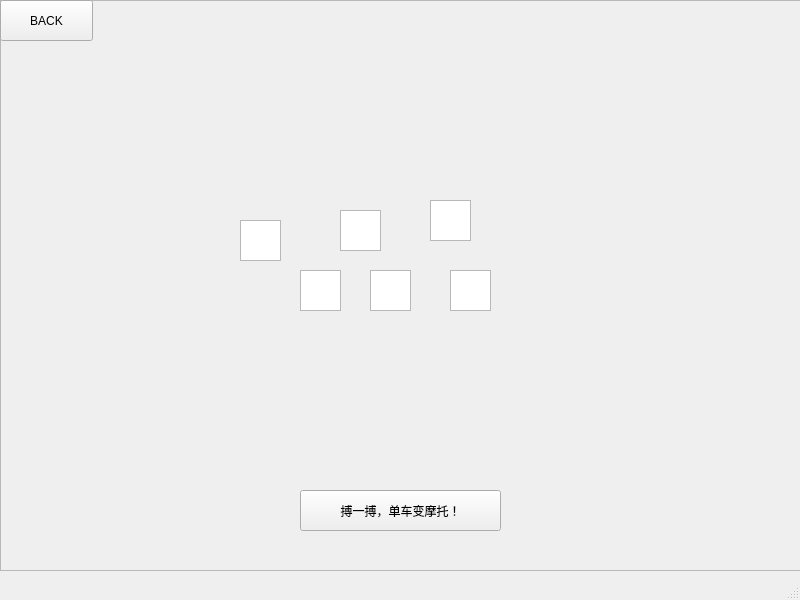
<?xml version="1.0" encoding="UTF-8"?>
<ui version="4.0">
 <class>gamble</class>
 <widget class="QMainWindow" name="gamble">
  <property name="geometry">
   <rect>
    <x>0</x>
    <y>0</y>
    <width>800</width>
    <height>600</height>
   </rect>
  </property>
  <property name="windowTitle">
   <string>MainWindow</string>
  </property>
  <widget class="QWidget" name="centralwidget">
   <widget class="QFrame" name="frame">
    <property name="geometry">
     <rect>
      <x>0</x>
      <y>0</y>
      <width>801</width>
      <height>571</height>
     </rect>
    </property>
    <property name="styleSheet">
     <string notr="true">#frame{

border-image:url(:/PHOTO/BOWL.png);
}</string>
    </property>
    <property name="frameShape">
     <enum>QFrame::StyledPanel</enum>
    </property>
    <property name="frameShadow">
     <enum>QFrame::Raised</enum>
    </property>
    <widget class="QTextEdit" name="textEdit">
     <property name="geometry">
      <rect>
       <x>240</x>
       <y>220</y>
       <width>41</width>
       <height>41</height>
      </rect>
     </property>
    </widget>
    <widget class="QTextEdit" name="textEdit_2">
     <property name="geometry">
      <rect>
       <x>340</x>
       <y>210</y>
       <width>41</width>
       <height>41</height>
      </rect>
     </property>
    </widget>
    <widget class="QTextEdit" name="textEdit_3">
     <property name="geometry">
      <rect>
       <x>430</x>
       <y>200</y>
       <width>41</width>
       <height>41</height>
      </rect>
     </property>
    </widget>
    <widget class="QTextEdit" name="textEdit_4">
     <property name="geometry">
      <rect>
       <x>300</x>
       <y>270</y>
       <width>41</width>
       <height>41</height>
      </rect>
     </property>
    </widget>
    <widget class="QTextEdit" name="textEdit_5">
     <property name="geometry">
      <rect>
       <x>370</x>
       <y>270</y>
       <width>41</width>
       <height>41</height>
      </rect>
     </property>
    </widget>
    <widget class="QTextEdit" name="textEdit_6">
     <property name="geometry">
      <rect>
       <x>450</x>
       <y>270</y>
       <width>41</width>
       <height>41</height>
      </rect>
     </property>
    </widget>
    <widget class="QPushButton" name="pushButton">
     <property name="geometry">
      <rect>
       <x>300</x>
       <y>490</y>
       <width>201</width>
       <height>41</height>
      </rect>
     </property>
     <property name="text">
      <string>搏一搏，单车变摩托！</string>
     </property>
    </widget>
    <widget class="QPushButton" name="pushButton_2">
     <property name="geometry">
      <rect>
       <x>0</x>
       <y>0</y>
       <width>93</width>
       <height>41</height>
      </rect>
     </property>
     <property name="text">
      <string>BACK</string>
     </property>
    </widget>
   </widget>
  </widget>
  <widget class="QMenuBar" name="menubar">
   <property name="geometry">
    <rect>
     <x>0</x>
     <y>0</y>
     <width>800</width>
     <height>26</height>
    </rect>
   </property>
  </widget>
  <widget class="QStatusBar" name="statusbar"/>
 </widget>
 <resources/>
 <connections/>
</ui>
